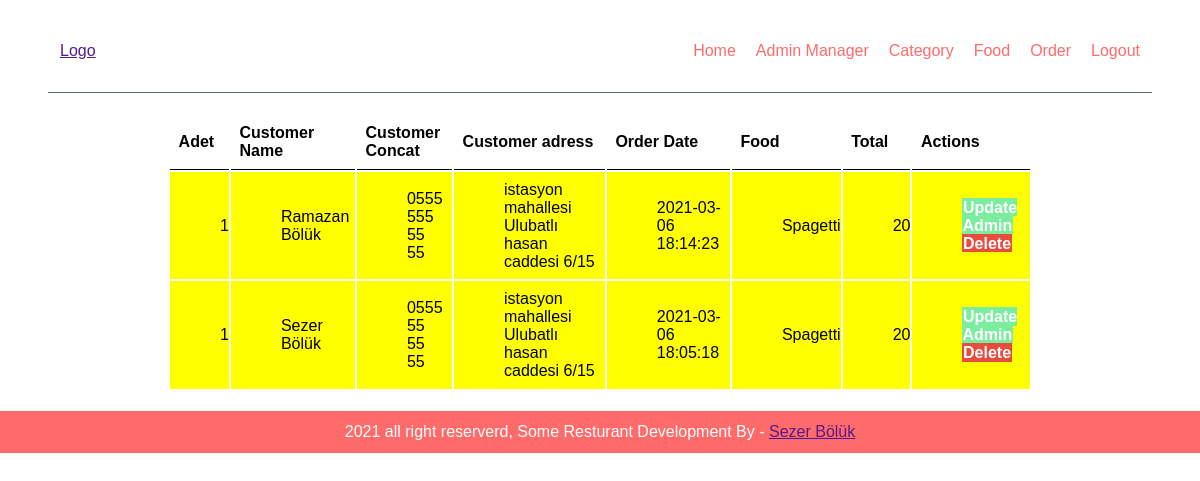
/admin/manage-order.php (signed in), run on the app's committed database.
### tables this page shows
CREATE TABLE `tbl_order` (
  `id` int(11) NOT NULL,
  `food` varchar(150) DEFAULT NULL,
  `price` decimal(10,0) DEFAULT NULL,
  `qty` int(11) DEFAULT NULL,
  `total` decimal(10,0) DEFAULT NULL,
  `order_date` datetime DEFAULT current_timestamp(),
  `status` varchar(50) DEFAULT NULL,
  `customer_name` varchar(150) DEFAULT NULL,
  `customer_contact` varchar(20) DEFAULT NULL,
  `customer_email` varchar(150) DEFAULT NULL,
  `customer_address` varchar(255) DEFAULT NULL
);

### admin/manage-order.php (the view, shortened to what this page needs)
<?php
$db = include('./database/db.php');
include('./partials/menu.php');
$rows = $db->query('SELECT * FROM tbl_order ORDER BY id DESC')->fetchAll();
?>
    <div class="manage-content">
        <div class="wrapper">
            <table class="table-full">
                <tr>
                    <th>Adet</th>
                    <th>Customer Name</th>
                    <th>Customer Concat</th>
                    <th>Customer adress</th>
                    <th>Order Date</th>
                    <th>Food</th>
                    <th>Total</th>
                    <th>Actions</th>
                 </tr>
            <?php
            foreach ($rows as $value) {
            ?>
                    <tr <?php echo $value['status'] == 'Yes' ? 'style = background-color:yellow ' : 'style = background-color:red ' ?>>
                    <td><?php echo $value['qty'] ?> </td>
                    <td><?php echo $value['customer_name'] ?> </td>
                    <td><?php echo $value['customer_contact'] ?> </td>
                    <td><?php echo $value['customer_address'] ?> </td>
                    <td><?php echo $value['order_date'] ?> </td>
                    <td><?php echo $value['food'] ?> </td>
                    <td><?php echo $value['total'] ?> </td>
                    <td>
                       <a href="<?php echo SITEURL.'admin/order-update.php?id='.$value['id'].' ' ?>" class="btn-secondary">Update Admin</a>
                       <a href="<?php echo SITEURL.'admin/order-delete.php?id='.$value['id'].' ' ?>" class="btn-danger">Delete</a>
                    </td>
                </tr>
            <?php
            }
            ?>
            </table>
        </div>
    </div>
<?php include('./partials/footer.php') ?>

### css/admin.css (style rules this page uses)
* { margin: 0; padding: 0; font-family: Arial, Helvetica, sans-serif; }
.wrapper { padding: 1%; width: 90%; margin: 10px auto; }
.manage-content { width: 90%; margin: 0 auto; }
.manage-content .wrapper { display:grid; width: 80%; grid-template-columns: repeat(1, 1fr); }
table tr th { border-bottom: 1px solid black; padding: 1%; text-align: left; }
table tr td { padding: 1%; }
.btn-secondary { background-color: #7bed9f; width: 9%; padding: 1%; color: white; text-decoration: none; font-weight: bold; }
.btn-danger { background-color: #e74c3c; width: 9%; padding: 1%; color: white; text-decoration: none; font-weight: bold; }
table tr td { padding-left: 50px; }

### data on the page
tbl_order: qty "1", customer_name "Ramazan Bölük", customer_contact "0555 555 55 55", customer_address "istasyon mahallesi Ulubatlı hasan caddesi 6/15", order_date "2021-03-06 18:14:23", food "Spagetti", total "20"
tbl_order: qty "1", customer_name "Sezer Bölük", customer_contact "0555 55 55 55", customer_address "istasyon mahallesi Ulubatlı hasan caddesi 6/15", order_date "2021-03-06 18:05:18", food "Spagetti", total "20"
